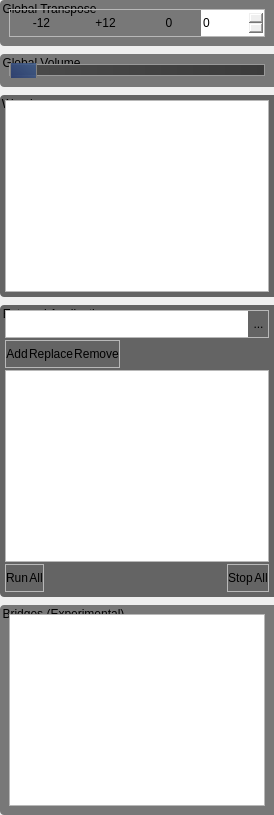
       <widget class="QWidget" name="tab_15">
        <attribute name="title">
         <string>Sidebar</string>
        </attribute>
        <layout class="QGridLayout" name="gridLayout_16">
         <property name="leftMargin">
          <number>0</number>
         </property>
         <property name="topMargin">
          <number>0</number>
         </property>
         <property name="rightMargin">
          <number>0</number>
         </property>
         <property name="bottomMargin">
          <number>0</number>
         </property>
         <property name="horizontalSpacing">
          <number>5</number>
         </property>
         <property name="verticalSpacing">
          <number>8</number>
         </property>
         <item row="5" column="0">
          <widget class="QGroupBox" name="groupBox_Testing">
           <property name="styleSheet">
            <string notr="true">QGroupBox{

	background-color: rgba(120,120,120, 255);
	border: 0px solid;
    border-top-left-radius: 4px;
    border-bottom-left-radius: 4px;
    border-top-right-radius: 0px;
    border-bottom-right-radius: 0px;
	margin-top: 0ex;
	padding-top: 1em;
}

</string>
           </property>
           <property name="title">
            <string>Bridges (Experimental)</string>
           </property>
           <layout class="QGridLayout" name="gridLayout_39">
            <item row="0" column="0">
             <widget class="QTextBrowser" name="textBrowser_Testing"/>
            </item>
           </layout>
          </widget>
         </item>
         <item row="1" column="0">
          <widget class="QGroupBox" name="groupBox_5">
           <property name="styleSheet">
            <string notr="true">QGroupBox{
	background-color: rgba(120,120,120, 255);
	border: 0px solid;
    border-top-left-radius: 4px;
    border-bottom-left-radius: 4px;
    border-top-right-radius: 0px;
    border-bottom-right-radius: 0px;
	margin-top: 0ex;
	padding-top: 1em;
}

</string>
           </property>
           <property name="title">
            <string>Global Transpose</string>
           </property>
           <layout class="QGridLayout" name="gridLayout_36">
            <item row="0" column="0">
             <widget class="QFrame" name="frame_32">
              <property name="minimumSize">
               <size>
                <width>0</width>
                <height>28</height>
               </size>
              </property>
              <property name="maximumSize">
               <size>
                <width>16777215</width>
                <height>28</height>
               </size>
              </property>
              <property name="styleSheet">
               <string notr="true"/>
              </property>
              <property name="frameShape">
               <enum>QFrame::StyledPanel</enum>
              </property>
              <property name="frameShadow">
               <enum>QFrame::Raised</enum>
              </property>
              <property name="buttonFrame" stdset="0">
               <bool>true</bool>
              </property>
              <layout class="QHBoxLayout" name="horizontalLayout_28" stretch="0,0,0,0">
               <property name="spacing">
                <number>1</number>
               </property>
               <property name="leftMargin">
                <number>0</number>
               </property>
               <property name="topMargin">
                <number>0</number>
               </property>
               <property name="rightMargin">
                <number>0</number>
               </property>
               <property name="bottomMargin">
                <number>0</number>
               </property>
               <item>
                <widget class="QPushButton" name="pushButton_MasterIn_TransposeSub12">
                 <property name="sizePolicy">
                  <sizepolicy hsizetype="Minimum" vsizetype="Minimum">
                   <horstretch>0</horstretch>
                   <verstretch>0</verstretch>
                  </sizepolicy>
                 </property>
                 <property name="minimumSize">
                  <size>
                   <width>0</width>
                   <height>0</height>
                  </size>
                 </property>
                 <property name="maximumSize">
                  <size>
                   <width>16777215</width>
                   <height>16777215</height>
                  </size>
                 </property>
                 <property name="styleSheet">
                  <string notr="true">border-top-right-radius: 0;
border-bottom-right-radius: 0;</string>
                 </property>
                 <property name="text">
                  <string>-12</string>
                 </property>
                </widget>
               </item>
               <item>
                <widget class="QPushButton" name="pushButton_MasterIn_TransposeAdd12">
                 <property name="sizePolicy">
                  <sizepolicy hsizetype="Minimum" vsizetype="Minimum">
                   <horstretch>0</horstretch>
                   <verstretch>0</verstretch>
                  </sizepolicy>
                 </property>
                 <property name="minimumSize">
                  <size>
                   <width>0</width>
                   <height>0</height>
                  </size>
                 </property>
                 <property name="maximumSize">
                  <size>
                   <width>16777215</width>
                   <height>16777215</height>
                  </size>
                 </property>
                 <property name="styleSheet">
                  <string notr="true">border-top-left-radius: 0;
border-bottom-left-radius: 0;
border-top-right-radius: 0;
border-bottom-right-radius: 0;</string>
                 </property>
                 <property name="text">
                  <string>+12</string>
                 </property>
                </widget>
               </item>
               <item>
                <widget class="QPushButton" name="pushButton_MasterIn_TransposeZero">
                 <property name="sizePolicy">
                  <sizepolicy hsizetype="Minimum" vsizetype="Minimum">
                   <horstretch>0</horstretch>
                   <verstretch>0</verstretch>
                  </sizepolicy>
                 </property>
                 <property name="minimumSize">
                  <size>
                   <width>0</width>
                   <height>0</height>
                  </size>
                 </property>
                 <property name="maximumSize">
                  <size>
                   <width>16777215</width>
                   <height>16777215</height>
                  </size>
                 </property>
                 <property name="styleSheet">
                  <string notr="true">border-top-left-radius: 0;
border-bottom-left-radius: 0;
border-top-right-radius: 0;
border-bottom-right-radius: 0;</string>
                 </property>
                 <property name="text">
                  <string>0</string>
                 </property>
                </widget>
               </item>
               <item>
                <widget class="QSpinBox" name="spinBox_MasterIn_Transpose">
                 <property name="sizePolicy">
                  <sizepolicy hsizetype="Minimum" vsizetype="Minimum">
                   <horstretch>0</horstretch>
                   <verstretch>0</verstretch>
                  </sizepolicy>
                 </property>
                 <property name="maximumSize">
                  <size>
                   <width>16777215</width>
                   <height>16777215</height>
                  </size>
                 </property>
                 <property name="styleSheet">
                  <string notr="true">border-top-left-radius: 0;
border-bottom-left-radius: 0;</string>
                 </property>
                 <property name="minimum">
                  <number>-127</number>
                 </property>
                 <property name="maximum">
                  <number>127</number>
                 </property>
                </widget>
               </item>
              </layout>
             </widget>
            </item>
           </layout>
          </widget>
         </item>
         <item row="2" column="0">
          <widget class="QGroupBox" name="groupBox_4">
           <property name="styleSheet">
            <string notr="true">QGroupBox{

	background-color: rgba(120,120,120, 255);
	border: 0px solid;
    border-top-left-radius: 4px;
    border-bottom-left-radius: 4px;
    border-top-right-radius: 0px;
    border-bottom-right-radius: 0px;
	margin-top: 0ex;
	padding-top: 1em;
}

</string>
           </property>
           <property name="title">
            <string>Global Volume</string>
           </property>
           <layout class="QGridLayout" name="gridLayout_3">
            <item row="0" column="2">
             <widget class="QSlider" name="horizontalSlider_MasterGain">
              <property name="styleSheet">
               <string notr="true">QSlider{
	background: rgba(0,0,0,0);
}

QSlider::groove:horizontal {
     border: 1px solid #999999;
     height: 10px; /* the groove expands to the size of the slider by default. by giving it a height, it has a fixed size */
     background: qlineargradient(x1:0, y1:0, x2:1, y2:0, stop:0 rgba(75,75,75, 255), stop:1 rgba(59,59,59, 255));
     margin: 2px 0;
 }

QSlider::handle:horizontal {
     background-color: qlineargradient(x1:0, y1:1, x2:1, y2:0, stop:0 rgba(45, 62, 109, 255), stop:1 rgba(65, 97, 145, 210));
     border: 1px solid #5c5c5c;
     width: 25px;
     margin: -5px 0 -5px 0; /* handle is placed by default on the contents rect of the groove. Expand outside the groove */
	border-radius: 2px;
	border: 1px solid grey;
 }

QSlider::handle:horizontal:hover {
     background-color: qlineargradient(x1:0, y1:1, x2:1, y2:0, stop:0 rgba(45, 62, 109, 255), stop:1 rgba(65, 97, 145, 255));
     border: 1px solid #5c5c5c;
     width: 25px;
     margin: -5px 0 -5px 0; /* handle is placed by default on the contents rect of the groove. Expand outside the groove */
	border-radius: 2px;
	border: 1px solid grey;
 }</string>
              </property>
              <property name="maximum">
               <number>100</number>
              </property>
              <property name="singleStep">
               <number>0</number>
              </property>
              <property name="orientation">
               <enum>Qt::Horizontal</enum>
              </property>
              <property name="invertedAppearance">
               <bool>false</bool>
              </property>
              <property name="invertedControls">
               <bool>false</bool>
              </property>
              <property name="tickPosition">
               <enum>QSlider::NoTicks</enum>
              </property>
             </widget>
            </item>
           </layout>
          </widget>
         </item>
         <item row="3" column="0">
          <widget class="QGroupBox" name="groupBox_15">
           <property name="minimumSize">
            <size>
             <width>0</width>
             <height>0</height>
            </size>
           </property>
           <property name="styleSheet">
            <string notr="true">QGroupBox{
	background-color: rgba(100,100,100, 255);
	border: 0px solid;
	border-top-left-radius: 4px;
    border-bottom-left-radius: 4px;
    border-top-right-radius: 0px;
    border-bottom-right-radius: 0px;
	margin-top: 0ex;
	padding-top: 1em;
}
</string>
           </property>
           <property name="title">
            <string>Warnings</string>
           </property>
           <layout class="QGridLayout" name="gridLayout_37">
            <property name="leftMargin">
             <number>5</number>
            </property>
            <property name="topMargin">
             <number>5</number>
            </property>
            <property name="rightMargin">
             <number>5</number>
            </property>
            <property name="bottomMargin">
             <number>5</number>
            </property>
            <property name="spacing">
             <number>2</number>
            </property>
            <item row="0" column="0">
             <widget class="QListWidget" name="listWidget_Warnings">
              <property name="minimumSize">
               <size>
                <width>0</width>
                <height>0</height>
               </size>
              </property>
              <property name="horizontalScrollBarPolicy">
               <enum>Qt::ScrollBarAsNeeded</enum>
              </property>
              <property name="editTriggers">
               <set>QAbstractItemView::DoubleClicked|QAbstractItemView::EditKeyPressed</set>
              </property>
              <property name="textElideMode">
               <enum>Qt::ElideMiddle</enum>
              </property>
              <property name="horizontalScrollMode">
               <enum>QAbstractItemView::ScrollPerPixel</enum>
              </property>
             </widget>
            </item>
           </layout>
          </widget>
         </item>
         <item row="4" column="0">
          <widget class="QGroupBox" name="groupBox_13">
           <property name="minimumSize">
            <size>
             <width>0</width>
             <height>250</height>
            </size>
           </property>
           <property name="styleSheet">
            <string notr="true">QGroupBox{
	background-color: rgba(100,100,100, 255);
	border: 0px solid;
	border-top-left-radius: 4px;
    border-bottom-left-radius: 4px;
    border-top-right-radius: 0px;
    border-bottom-right-radius: 0px;
	margin-top: 0ex;
	padding-top: 1em;
}

</string>
           </property>
           <property name="title">
            <string>External Applications</string>
           </property>
           <layout class="QVBoxLayout" name="verticalLayout_16">
            <property name="spacing">
             <number>2</number>
            </property>
            <property name="leftMargin">
             <number>5</number>
            </property>
            <property name="topMargin">
             <number>5</number>
            </property>
            <property name="rightMargin">
             <number>5</number>
            </property>
            <property name="bottomMargin">
             <number>5</number>
            </property>
            <item>
             <widget class="QFrame" name="frame_12">
              <property name="minimumSize">
               <size>
                <width>0</width>
                <height>28</height>
               </size>
              </property>
              <property name="maximumSize">
               <size>
                <width>16777215</width>
                <height>28</height>
               </size>
              </property>
              <property name="styleSheet">
               <string notr="true"/>
              </property>
              <property name="frameShape">
               <enum>QFrame::StyledPanel</enum>
              </property>
              <property name="frameShadow">
               <enum>QFrame::Raised</enum>
              </property>
              <property name="buttonFrame" stdset="0">
               <bool>true</bool>
              </property>
              <layout class="QHBoxLayout" name="horizontalLayout_4">
               <property name="spacing">
                <number>1</number>
               </property>
               <property name="leftMargin">
                <number>0</number>
               </property>
               <property name="topMargin">
                <number>0</number>
               </property>
               <property name="rightMargin">
                <number>0</number>
               </property>
               <property name="bottomMargin">
                <number>0</number>
               </property>
               <item>
                <widget class="QLineEdit" name="lineEdit_ExtApp">
                 <property name="sizePolicy">
                  <sizepolicy hsizetype="Expanding" vsizetype="Minimum">
                   <horstretch>0</horstretch>
                   <verstretch>0</verstretch>
                  </sizepolicy>
                 </property>
                 <property name="minimumSize">
                  <size>
                   <width>0</width>
                   <height>0</height>
                  </size>
                 </property>
                 <property name="maximumSize">
                  <size>
                   <width>16777215</width>
                   <height>16777215</height>
                  </size>
                 </property>
                 <property name="toolTip">
                  <string>Command for an application</string>
                 </property>
                 <property name="styleSheet">
                  <string notr="true">border-top-right-radius: 0;
border-bottom-right-radius: 0;</string>
                 </property>
                </widget>
               </item>
               <item>
                <widget class="QToolButton" name="toolButton_ExtAppsMenu">
                 <property name="sizePolicy">
                  <sizepolicy hsizetype="Fixed" vsizetype="Minimum">
                   <horstretch>0</horstretch>
                   <verstretch>0</verstretch>
                  </sizepolicy>
                 </property>
                 <property name="toolTip">
                  <string>Choose from list of applications</string>
                 </property>
                 <property name="styleSheet">
                  <string notr="true">border-top-left-radius: 0;
border-bottom-left-radius: 0;</string>
                 </property>
                 <property name="text">
                  <string>...</string>
                 </property>
                 <property name="icon">
                  <iconset resource="../images.qrc">
                   <normaloff>:/icons/down.png</normaloff>:/icons/down.png</iconset>
                 </property>
                </widget>
               </item>
              </layout>
             </widget>
            </item>
            <item>
             <widget class="QFrame" name="frame_11">
              <property name="sizePolicy">
               <sizepolicy hsizetype="Maximum" vsizetype="Preferred">
                <horstretch>0</horstretch>
                <verstretch>0</verstretch>
               </sizepolicy>
              </property>
              <property name="minimumSize">
               <size>
                <width>0</width>
                <height>28</height>
               </size>
              </property>
              <property name="maximumSize">
               <size>
                <width>16777215</width>
                <height>28</height>
               </size>
              </property>
              <property name="styleSheet">
               <string notr="true"/>
              </property>
              <property name="frameShape">
               <enum>QFrame::StyledPanel</enum>
              </property>
              <property name="frameShadow">
               <enum>QFrame::Raised</enum>
              </property>
              <property name="buttonFrame" stdset="0">
               <bool>true</bool>
              </property>
              <layout class="QGridLayout" name="gridLayout_35">
               <property name="leftMargin">
                <number>0</number>
               </property>
               <property name="topMargin">
                <number>0</number>
               </property>
               <property name="rightMargin">
                <number>0</number>
               </property>
               <property name="bottomMargin">
                <number>0</number>
               </property>
               <property name="spacing">
                <number>1</number>
               </property>
               <item row="0" column="2">
                <widget class="QPushButton" name="pushButton_ExtApp_remove">
                 <property name="sizePolicy">
                  <sizepolicy hsizetype="Minimum" vsizetype="Minimum">
                   <horstretch>0</horstretch>
                   <verstretch>0</verstretch>
                  </sizepolicy>
                 </property>
                 <property name="maximumSize">
                  <size>
                   <width>16777215</width>
                   <height>16777215</height>
                  </size>
                 </property>
                 <property name="toolTip">
                  <string>Remove selected application</string>
                 </property>
                 <property name="styleSheet">
                  <string notr="true">border-top-left-radius: 0;
border-bottom-left-radius: 0;</string>
                 </property>
                 <property name="text">
                  <string>Remove</string>
                 </property>
                </widget>
               </item>
               <item row="0" column="0">
                <widget class="QPushButton" name="pushButton_ExtApp_add">
                 <property name="sizePolicy">
                  <sizepolicy hsizetype="Minimum" vsizetype="Minimum">
                   <horstretch>0</horstretch>
                   <verstretch>0</verstretch>
                  </sizepolicy>
                 </property>
                 <property name="maximumSize">
                  <size>
                   <width>16777215</width>
                   <height>16777215</height>
                  </size>
                 </property>
                 <property name="toolTip">
                  <string>Add to list below</string>
                 </property>
                 <property name="styleSheet">
                  <string notr="true">border-top-right-radius: 0;
border-bottom-right-radius: 0;</string>
                 </property>
                 <property name="text">
                  <string>Add</string>
                 </property>
                 <property name="checkable">
                  <bool>false</bool>
                 </property>
                </widget>
               </item>
               <item row="0" column="1">
                <widget class="QPushButton" name="pushButton_ExtApp_Replace">
                 <property name="sizePolicy">
                  <sizepolicy hsizetype="Minimum" vsizetype="Minimum">
                   <horstretch>0</horstretch>
                   <verstretch>0</verstretch>
                  </sizepolicy>
                 </property>
                 <property name="toolTip">
                  <string>Replace the selected item in the list</string>
                 </property>
                 <property name="styleSheet">
                  <string notr="true">border-top-left-radius: 0;
border-bottom-left-radius: 0;
border-top-right-radius: 0;
border-bottom-right-radius: 0;</string>
                 </property>
                 <property name="text">
                  <string>Replace</string>
                 </property>
                </widget>
               </item>
              </layout>
             </widget>
            </item>
            <item>
             <widget class="QListWidget" name="listWidget_ExtApps">
              <property name="horizontalScrollBarPolicy">
               <enum>Qt::ScrollBarAsNeeded</enum>
              </property>
              <property name="editTriggers">
               <set>QAbstractItemView::DoubleClicked|QAbstractItemView::EditKeyPressed</set>
              </property>
              <property name="textElideMode">
               <enum>Qt::ElideMiddle</enum>
              </property>
              <property name="horizontalScrollMode">
               <enum>QAbstractItemView::ScrollPerPixel</enum>
              </property>
             </widget>
            </item>
            <item>
             <layout class="QHBoxLayout" name="horizontalLayout_39">
              <item>
               <widget class="QFrame" name="frame_10">
                <property name="sizePolicy">
                 <sizepolicy hsizetype="Maximum" vsizetype="Preferred">
                  <horstretch>0</horstretch>
                  <verstretch>0</verstretch>
                 </sizepolicy>
                </property>
                <property name="minimumSize">
                 <size>
                  <width>0</width>
                  <height>28</height>
                 </size>
                </property>
                <property name="maximumSize">
                 <size>
                  <width>16777215</width>
                  <height>28</height>
                 </size>
                </property>
                <property name="styleSheet">
                 <string notr="true"/>
                </property>
                <property name="frameShape">
                 <enum>QFrame::StyledPanel</enum>
                </property>
                <property name="frameShadow">
                 <enum>QFrame::Raised</enum>
                </property>
                <property name="buttonFrame" stdset="0">
                 <bool>true</bool>
                </property>
                <layout class="QGridLayout" name="gridLayout_19">
                 <property name="leftMargin">
                  <number>0</number>
                 </property>
                 <property name="topMargin">
                  <number>0</number>
                 </property>
                 <property name="rightMargin">
                  <number>0</number>
                 </property>
                 <property name="bottomMargin">
                  <number>0</number>
                 </property>
                 <property name="spacing">
                  <number>1</number>
                 </property>
                 <item row="0" column="1">
                  <widget class="QPushButton" name="pushButton_ExtApp_RunAll">
                   <property name="sizePolicy">
                    <sizepolicy hsizetype="Minimum" vsizetype="Minimum">
                     <horstretch>0</horstretch>
                     <verstretch>0</verstretch>
                    </sizepolicy>
                   </property>
                   <property name="toolTip">
                    <string>Run all applications in the list</string>
                   </property>
                   <property name="styleSheet">
                    <string notr="true">border-top-left-radius: 0;
border-bottom-left-radius: 0;
</string>
                   </property>
                   <property name="text">
                    <string>All</string>
                   </property>
                  </widget>
                 </item>
                 <item row="0" column="0">
                  <widget class="QPushButton" name="pushButton_ExtApp_RunSelected">
                   <property name="sizePolicy">
                    <sizepolicy hsizetype="Minimum" vsizetype="Minimum">
                     <horstretch>0</horstretch>
                     <verstretch>0</verstretch>
                    </sizepolicy>
                   </property>
                   <property name="toolTip">
                    <string>Run selected application</string>
                   </property>
                   <property name="styleSheet">
                    <string notr="true">border-top-right-radius: 0;
border-bottom-right-radius: 0;</string>
                   </property>
                   <property name="text">
                    <string>Run</string>
                   </property>
                  </widget>
                 </item>
                </layout>
               </widget>
              </item>
              <item>
               <spacer name="horizontalSpacer_7">
                <property name="orientation">
                 <enum>Qt::Horizontal</enum>
                </property>
                <property name="sizeHint" stdset="0">
                 <size>
                  <width>40</width>
                  <height>20</height>
                 </size>
                </property>
               </spacer>
              </item>
              <item>
               <widget class="QFrame" name="frame_21">
                <property name="sizePolicy">
                 <sizepolicy hsizetype="Maximum" vsizetype="Preferred">
                  <horstretch>0</horstretch>
                  <verstretch>0</verstretch>
                 </sizepolicy>
                </property>
                <property name="minimumSize">
                 <size>
                  <width>0</width>
                  <height>28</height>
                 </size>
                </property>
                <property name="maximumSize">
                 <size>
                  <width>16777215</width>
                  <height>28</height>
                 </size>
                </property>
                <property name="styleSheet">
                 <string notr="true"/>
                </property>
                <property name="frameShape">
                 <enum>QFrame::StyledPanel</enum>
                </property>
                <property name="frameShadow">
                 <enum>QFrame::Raised</enum>
                </property>
                <property name="buttonFrame" stdset="0">
                 <bool>true</bool>
                </property>
                <layout class="QGridLayout" name="gridLayout_46">
                 <property name="leftMargin">
                  <number>0</number>
                 </property>
                 <property name="topMargin">
                  <number>0</number>
                 </property>
                 <property name="rightMargin">
                  <number>0</number>
                 </property>
                 <property name="bottomMargin">
                  <number>0</number>
                 </property>
                 <property name="spacing">
                  <number>1</number>
                 </property>
                 <item row="0" column="0">
                  <widget class="QPushButton" name="pushButton_ExtApp_Stop">
                   <property name="sizePolicy">
                    <sizepolicy hsizetype="Minimum" vsizetype="Minimum">
                     <horstretch>0</horstretch>
                     <verstretch>0</verstretch>
                    </sizepolicy>
                   </property>
                   <property name="toolTip">
                    <string>Stop the selected application</string>
                   </property>
                   <property name="styleSheet">
                    <string notr="true">border-top-right-radius: 0;
border-bottom-right-radius: 0;</string>
                   </property>
                   <property name="text">
                    <string>Stop</string>
                   </property>
                  </widget>
                 </item>
                 <item row="0" column="1">
                  <widget class="QPushButton" name="pushButton_ExtApp_StopAll">
                   <property name="sizePolicy">
                    <sizepolicy hsizetype="Minimum" vsizetype="Minimum">
                     <horstretch>0</horstretch>
                     <verstretch>0</verstretch>
                    </sizepolicy>
                   </property>
                   <property name="toolTip">
                    <string>Stop all applications in the list</string>
                   </property>
                   <property name="styleSheet">
                    <string notr="true">

border-top-left-radius: 0;
border-bottom-left-radius: 0;
</string>
                   </property>
                   <property name="text">
                    <string>All</string>
                   </property>
                  </widget>
                 </item>
                </layout>
               </widget>
              </item>
             </layout>
            </item>
           </layout>
          </widget>
         </item>
        </layout>
       </widget>
